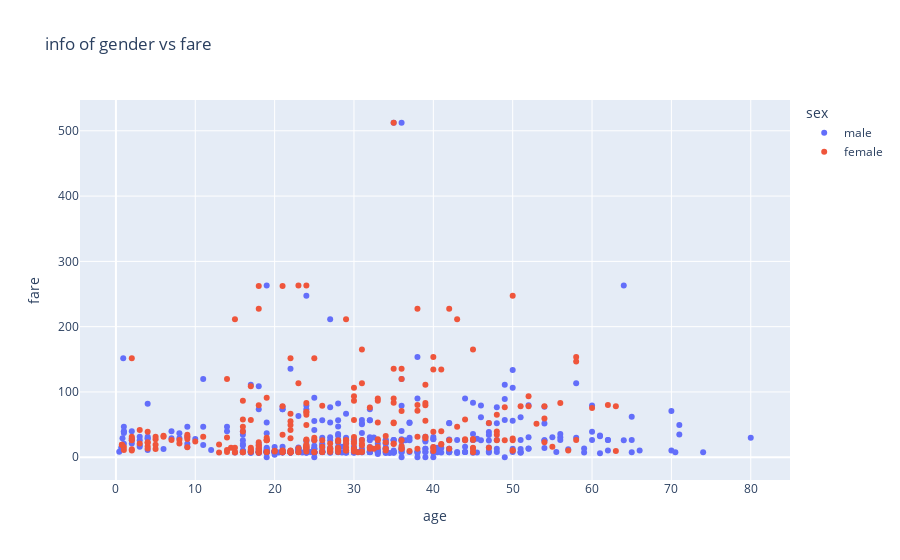

The code cell stored with this chart in its notebook:
### Code cell
fig=px.scatter(df, x='age', y='fare', color='sex', title='info of gender vs fare')
fig.show()

### Figure 1 — Plotly figure (JSON) as saved in the notebook; plotly's stock layout.template omitted (floating-point values rounded to 4 significant figures; data arrays with more than 128 entries replaced by an {"elided": "..."} marker saying what was removed)
{"data": [{"hovertemplate": "sex=male<br>age=%{x}<br>fare=%{y}<extra></extra>", "legendgroup": "male", "marker": {"color": "#636efa", "symbol": "circle"}, "mode": "markers", "name": "male", "orientation": "v", "showlegend": true, "type": "scatter", "x": {"elided": "577 float values"}, "xaxis": "x", "y": {"elided": "577 float values"}, "yaxis": "y"}, {"hovertemplate": "sex=female<br>age=%{x}<br>fare=%{y}<extra></extra>", "legendgroup": "female", "marker": {"color": "#EF553B", "symbol": "circle"}, "mode": "markers", "name": "female", "orientation": "v", "showlegend": true, "type": "scatter", "x": {"elided": "314 float values"}, "xaxis": "x", "y": {"elided": "314 float values"}, "yaxis": "y"}], "layout": {"legend": {"title": {"text": "sex"}, "tracegroupgap": 0}, "title": {"text": "info of gender vs fare"}, "xaxis": {"anchor": "y", "domain": [0, 1], "title": {"text": "age"}}, "yaxis": {"anchor": "x", "domain": [0, 1], "title": {"text": "fare"}}}}
